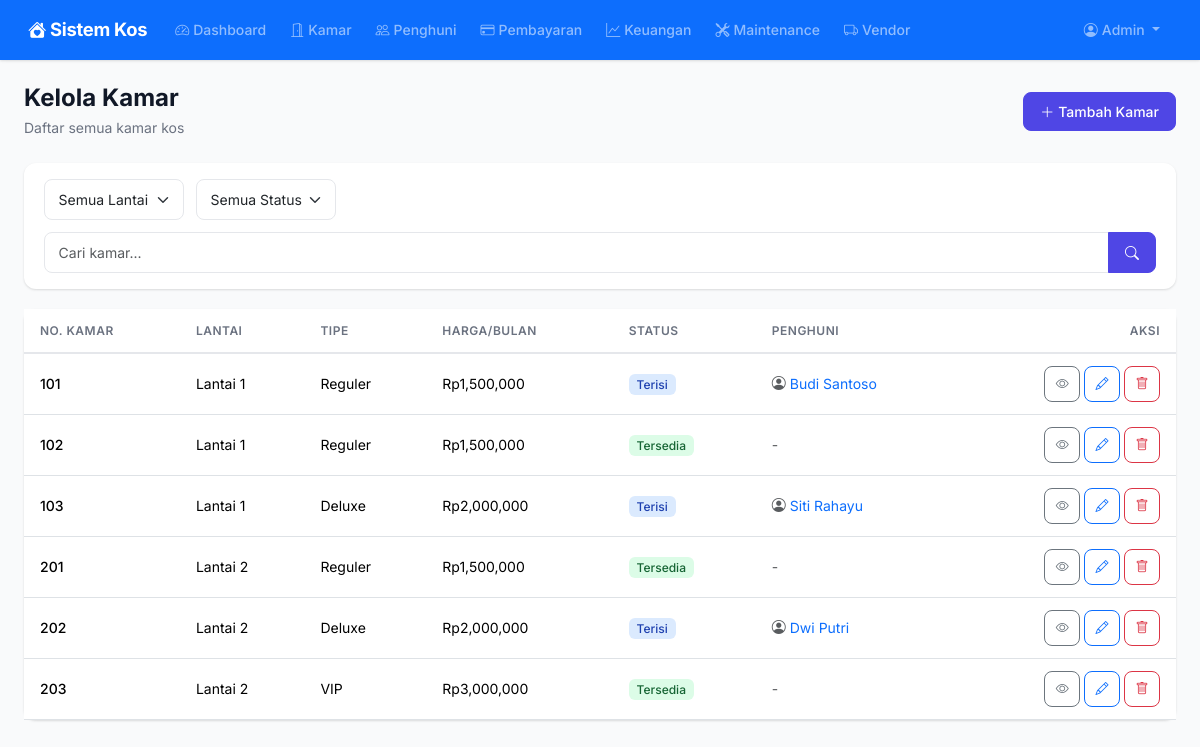
The page /rooms/ (signed in) on the database as committed earlier.
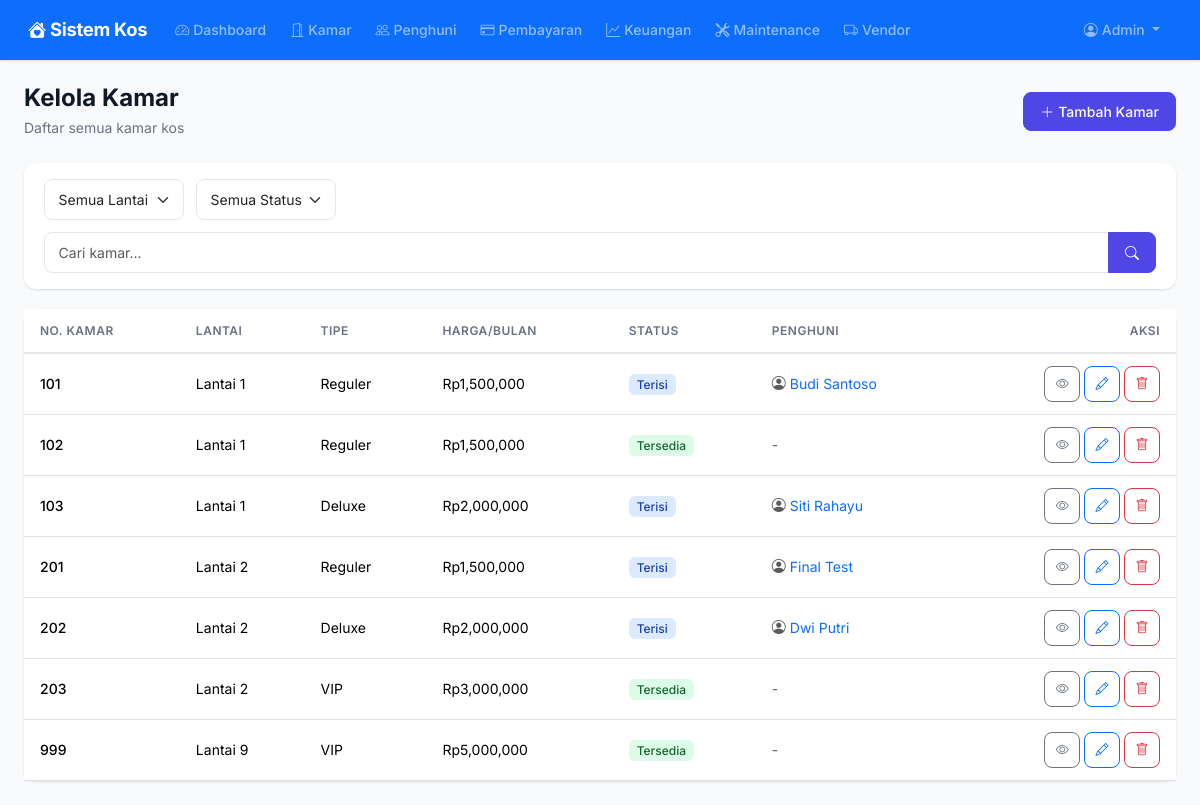
The same page on the database as committed later.
### models.py (models this page shows, shortened)
class Room(db.Model):
    __tablename__ = "rooms"
    id = db.Column(db.Integer, primary_key=True)
    nomor_kamar = db.Column(db.String(10), unique=True, nullable=False)
    lantai = db.Column(db.Integer, default=1)
    tipe = db.Column(db.String(50), default="Reguler")
    harga_per_bulan = db.Column(db.Float, nullable=False)
    ukuran = db.Column(db.String(50))
    fasilitas = db.Column(db.Text)
    status = db.Column(db.String(20), default="tersedia")
    deskripsi = db.Column(db.Text)
    created_at = db.Column(db.DateTime, default=datetime.utcnow)
    bookings = db.relationship("Booking", backref="room", lazy="dynamic")
    maintenance_requests = db.relationship("MaintenanceRequest", backref="room", lazy="dynamic")
    @property
    def booking_aktif(self):
        return Booking.query.filter_by(room_id=self.id, status="aktif").first()

class User(UserMixin, db.Model):
    __tablename__ = "users"
    id = db.Column(db.Integer, primary_key=True)
    username = db.Column(db.String(80), unique=True, nullable=False)
    email = db.Column(db.String(120), unique=True, nullable=False)
    password_hash = db.Column(db.String(256), nullable=False)
    role = db.Column(db.String(20), nullable=False, default="client")
    nama_lengkap = db.Column(db.String(150), nullable=False)
    no_telepon = db.Column(db.String(20))
    alamat = db.Column(db.Text)
    is_active = db.Column(db.Boolean, default=True)
    created_at = db.Column(db.DateTime, default=datetime.utcnow)
    bookings = db.relationship("Booking", backref="client", lazy="dynamic")
    notifications = db.relationship("Notification", backref="user", lazy="dynamic")

### routes/rooms.py (the view)
@rooms_bp.route("/")
@login_required
def index():
    if current_user.role == "admin":
        lantai = request.args.get("lantai", type=int)
        status = request.args.get("status")
        query = Room.query
        if lantai:
            query = query.filter_by(lantai=lantai)
        if status:
            query = query.filter_by(status=status)
        rooms = query.order_by(Room.lantai, Room.nomor_kamar).all()
        return render_template("rooms/index.html", rooms=rooms)
    rooms = Room.query.filter_by(status="tersedia").order_by(Room.lantai, Room.nomor_kamar).all()
    return render_template("rooms/public.html", rooms=rooms)

### app.py (called while the page is built)
def create_app():
    app = Flask(__name__)
    app.config.from_object("config.Config")
    db.init_app(app)
    login_manager.init_app(app)
    csrf.init_app(app)
    login_manager.login_view = "auth.login"
    login_manager.login_message = "Silakan login terlebih dahulu."
    from models import User
    @login_manager.user_loader
    def load_user(user_id):
        return User.query.get(int(user_id))
    @app.context_processor
    def inject_now():
        from datetime import datetime
        return {"now": datetime.now()}
    @app.context_processor
    def inject_utility():
        from datetime import date
        return {"date_today": date.today()}
    from routes import register_routes
    register_routes(app)
    with app.app_context():
        db.create_all()
    return app

### templates/rooms/index.html (shortened to what this page needs)
{% extends "base.html" %}
{% block content %}
<div class="page-header d-flex flex-wrap justify-content-between align-items-center">
    <div>
        <h1>Kelola Kamar</h1>
        <p>Daftar semua kamar kos</p>
    </div>
    <a href="{{ url_for('rooms.tambah') }}" class="btn btn-primary">
        <i class="bi bi-plus-lg me-1"></i>Tambah Kamar
    </a>
</div>
<form method="GET" action="{{ url_for('rooms.index') }}">
    <div class="filter-bar">
        <select name="lantai" class="form-select">
            <option value="">Semua Lantai</option>
        </select>
        <select name="status" class="form-select">
            <option value="">Semua Status</option>
        </select>
        <div class="input-group" style="min-width:200px">
            <input type="text" name="search" class="form-control" placeholder="Cari kamar..." value="{{ request.args.get('search', '') }}">
            <button class="btn btn-primary" type="submit"><i class="bi bi-search"></i></button>
        </div>
    </div>
</form>
{% if rooms %}
<div class="card border-0">
    <div class="table-responsive">
        <table class="table table-hover">
            <thead>
                <tr>
                    <th>No. Kamar</th>
                    <th>Lantai</th>
                    <th>Tipe</th>
                    <th>Harga/Bulan</th>
                    <th>Status</th>
                    <th>Penghuni</th>
                    <th class="text-end">Aksi</th>
                </tr>
            </thead>
            <tbody>
                {% for room in rooms %}
                <tr>
                    <td class="fw-medium">{{ room.nomor_kamar }}</td>
                    <td>Lantai {{ room.lantai }}</td>
                    <td>{{ room.tipe }}</td>
                    <td>Rp{{ "{:,.0f}".format(room.harga_per_bulan) }}</td>
                    <td>
                        {% set s = room.status|lower %}
                        {% if s == 'tersedia' %}
                        <span class="badge badge-success">Tersedia</span>
                        {% elif s == 'terisi' %}
                        <span class="badge badge-info">Terisi</span>
                        {% elif s == 'diperbaiki' %}
                        <span class="badge badge-warning">Diperbaiki</span>
                        {% else %}
                        <span class="badge badge-secondary">{{ room.status }}</span>
                        {% endif %}
                    </td>
                    <td>
                        {% if room.booking_aktif %}
                        <a href="{{ url_for('clients.detail', id=room.booking_aktif.client.id) }}" class="text-decoration-none">
                            <i class="bi bi-person-circle me-1 text-muted"></i>{{ room.booking_aktif.client.nama_lengkap }}
                        </a>
                        {% else %}
                        <span class="text-muted">-</span>
                        {% endif %}
                    </td>
                    <td class="text-end">
                        <a href="{{ url_for('rooms.detail', id=room.id) }}" class="btn btn-sm btn-outline-secondary btn-icon" title="Detail">
                            <i class="bi bi-eye"></i>
                        </a>
                        <a href="{{ url_for('rooms.edit', id=room.id) }}" class="btn btn-sm btn-outline-primary btn-icon" title="Edit">
                            <i class="bi bi-pencil"></i>
                        </a>
                        <form method="POST" action="{{ url_for('rooms.hapus', id=room.id) }}" class="d-inline" onsubmit="return confirm('Yakin hapus kamar {{ room.nomor_kamar }}?')">
                            <button type="submit" class="btn btn-sm btn-outline-danger btn-icon" title="Hapus">
                                <i class="bi bi-trash"></i>
                            </button>
                        </form>
                    </td>
                </tr>
                {% endfor %}
            </tbody>
        </table>
    </div>
</div>
{% endif %}
{% endblock %}

Rows that differ between the two databases and show on the page:
changed Room: booking_aktif.client.nama_lengkap (not shown) → "Final Test"; text "Tersedia -" → "Terisi"
added Room: nomor_kamar "999", lantai "9", tipe "VIP", harga_per_bulan "5,000,000", shows "Tersedia"
